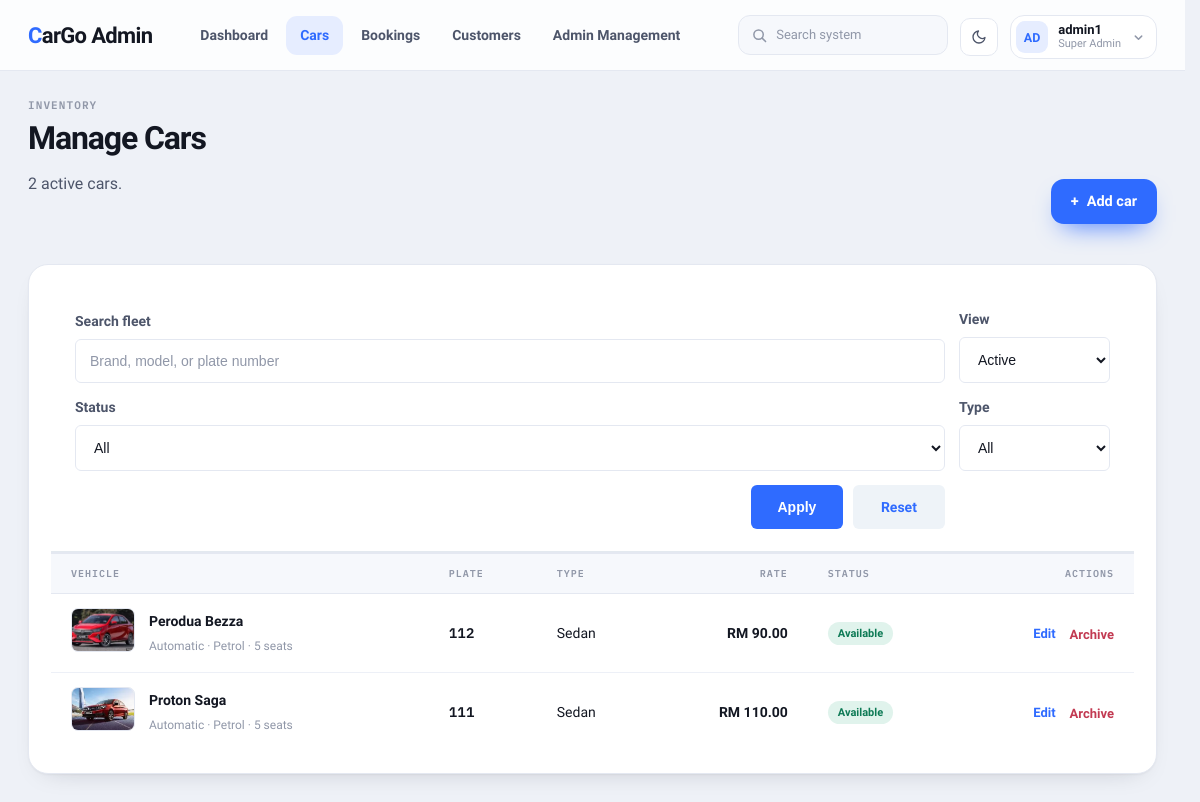
The app's page /admin/manage_cars.php (signed in) with its own data.
### tables this page shows
CREATE TABLE IF NOT EXISTS `cars` (
  `id` int(11) NOT NULL AUTO_INCREMENT,
  `admin_id` int(11) DEFAULT NULL,
  `brand` varchar(100) NOT NULL,
  `model` varchar(100) NOT NULL,
  `plate_number` varchar(30) NOT NULL,
  `car_type` enum('Compact','Sedan','SUV','MPV','Luxury','Sports','Hatchback','Truck') NOT NULL,
  `transmission` enum('Automatic','Manual') NOT NULL,
  `fuel_type` enum('Petrol','Diesel','Hybrid','Electric') NOT NULL,
  `seats` int(11) NOT NULL,
  `daily_rate` decimal(10,2) NOT NULL,
  `image` varchar(255) DEFAULT NULL,
  `status` enum('available','unavailable','maintenance') NOT NULL DEFAULT 'available',
  `created_at` datetime DEFAULT current_timestamp(),
  `archived_at` datetime DEFAULT NULL,
  PRIMARY KEY (`id`),
  UNIQUE KEY `plate_number` (`plate_number`),
  KEY `idx_cars_admin` (`admin_id`),
  KEY `idx_cars_type` (`car_type`),
  KEY `idx_cars_status` (`status`),
  CONSTRAINT `fk_car_admin` FOREIGN KEY (`admin_id`) REFERENCES `admins` (`id`) ON DELETE SET NULL ON UPDATE CASCADE
);

### util/car_image.php (called while the page is built, shortened)
<?php
function carImageDerivativePath(string $imagePath, ?int $width, string $extension): string
{
    $directory = dirname($imagePath);
    $baseName = pathinfo($imagePath, PATHINFO_FILENAME);
    if ($width !== null) {
        return $directory . '/' . $width . '/' . $baseName . '.' . $extension;
    }
    return $directory . '/' . $baseName . '.' . $extension;
}

### admin/manage_cars.php (the view, shortened to what this page needs)
<?php
require_once __DIR__ . '/../util/car_image.php';
require_once __DIR__ . '/../util/car_display.php';
require_once __DIR__ . '/includes/filter_bar.php';
function h($value): string
{
    return htmlspecialchars((string) $value, ENT_QUOTES, 'UTF-8');
}
function carPageUrl(array $state, array $overrides = []): string
{
    $params = array_merge($state, $overrides);
    $params = array_filter(
        $params,
        static fn($value) => $value !== null && $value !== '' && $value !== 'all'
    );
    return $params ? 'manage_cars.php?' . http_build_query($params) : 'manage_cars.php';
}
$search = trim($_GET['q'] ?? '');
$statusFilter = trim($_GET['status_filter'] ?? 'all');
$typeFilter = trim($_GET['type'] ?? 'all');
$view = ($_GET['view'] ?? 'active') === 'archived' ? 'archived' : 'active';
$page = max(1, (int) ($_GET['page'] ?? 1));
$perPage = 10;
$totalCars = 0;
$listState = [
    'q' => $search,
    'status_filter' => $statusFilter,
    'type' => $typeFilter,
    'view' => $view === 'archived' ? 'archived' : null,
    'page' => $page > 1 ? $page : null,
];
$error = '';
$cars = [];
try {
    $conn = getDbConnection();
    $where = [$view === 'archived' ? 'archived_at IS NOT NULL' : 'archived_at IS NULL'];
    $params = [];
    $types = '';
    $whereSql = 'WHERE ' . implode(' AND ', $where);
    $countStmt = $conn->prepare("SELECT COUNT(*) AS total FROM cars $whereSql");
    $countStmt->execute();
    $totalCars = (int) (($countStmt->get_result()->fetch_assoc())['total'] ?? 0);
    $totalPages = max(1, (int) ceil($totalCars / $perPage));
    $page = min($page, $totalPages);
    $listState['page'] = $page > 1 ? $page : null;
    $offset = ($page - 1) * $perPage;
    $listStmt = $conn->prepare(
        "SELECT id, brand, model, plate_number, car_type, transmission, fuel_type, seats, daily_rate, image, status, archived_at
         FROM cars
         $whereSql
         ORDER BY created_at DESC, id DESC
         LIMIT ? OFFSET ?"
    );
    $listParams = array_merge($params, [$perPage, $offset]);
    $listStmt->bind_param($types . 'ii', ...$listParams);
    $listStmt->execute();
    $cars = $listStmt->get_result()->fetch_all(MYSQLI_ASSOC);
} catch (mysqli_sql_exception $e) {
    if ($error === '') {
        $error = 'Could not load cars. Please check the database connection.';
    }
}
?>
<?php
include '../includes/layout_top.php';
include 'header.php';
?>
<main class="dc-main">
    <header class="adm-head">
        <div>
            <div class="dc-mono-subtitle small" style="margin-bottom:8px">Inventory</div>
            <h1 class="dc-h1" style="font-size:32px;">Manage Cars</h1>
            <p class="dc-p" style="margin-top:8px;">
                <?php echo h($totalCars); ?> <?php echo $view === 'archived' ? 'archived' : 'active'; ?>
                <?php echo $totalCars === 1 ? 'car' : 'cars'; ?>.
            </p>
        </div>
        <a class="dc-btn-primary adm-add-btn" href="<?php echo h(carPageUrl($listState, ['add' => 1, 'edit' => null])); ?>">
            <span aria-hidden="true">+</span> Add car
        </a>
    </header>
    <div class="dc-card adm-list-card">
        <div class="adm-filter-wrap">
        </div>
        <?php if (count($cars) === 0): ?>
            <div class="adm-empty">
                <p class="dc-p" style="margin-bottom:4px; font-weight:650; color:var(--ink);">
                    <?php echo $view === 'archived' ? 'No archived cars.' : 'No cars match these filters.'; ?>
                </p>
                <p class="dc-p" style="font-size:14px;">
                    <?php if ($search !== '' || $statusFilter !== 'all' || $typeFilter !== 'all'): ?>
                        <a class="adm-link" href="manage_cars.php">Clear the filters</a> to see the whole fleet.
                    <?php elseif ($view !== 'archived'): ?>
                        Use <strong>Add car</strong> to put the first vehicle on the road.
                    <?php endif; ?>
                </p>
            </div>
        <?php else: ?>
            <div class="adm-tbl-scroll">
                <table class="adm-tbl">
                    <thead>
                        <tr>
                            <th>Vehicle</th>
                            <th>Plate</th>
                            <th>Type</th>
                            <th style="text-align:right;">Rate</th>
                            <th>Status</th>
                            <th style="text-align:right;">Actions</th>
                        </tr>
                    </thead>
                    <tbody>
                        <?php foreach ($cars as $car): ?>
                            <tr>
                                <td>
                                    <div class="mc-vehicle">
                                        <?php echo carImageTag(
                                            $car['image'],
                                            '',
                                            '64px',
                                            ['loading' => 'lazy', 'class' => 'mc-thumb']
                                        ); ?>
                                        <div style="min-width:0;">
                                            <strong class="mc-vehicle-name"><?php echo h($car['brand'] . ' ' . $car['model']); ?></strong>
                                            <div class="mc-vehicle-spec"><?php echo h($car['transmission'] . ' · ' . $car['fuel_type'] . ' · ' . $car['seats'] . ' seats'); ?></div>
                                        </div>
                                    </div>
                                </td>
                                <td class="mc-plate"><?php echo h($car['plate_number']); ?></td>
                                <td class="adm-muted"><?php echo h($car['car_type']); ?></td>
                                <td class="mc-rate">RM <?php echo h(number_format((float) $car['daily_rate'], 2)); ?></td>
                                <td>
                                    <span class="dc-badge status-<?php echo h(strtolower($car['status'])); ?>"><?php echo h(ucfirst($car['status'])); ?></span>
                                </td>
                                <td>
                                    <div class="adm-actions">
                                        <?php if ($view === 'archived'): ?>
                                            <form method="post" action="<?php echo h(carPageUrl($listState)); ?>" style="display:inline;">
                                                <?php echo csrfInput(); ?>
                                                <input type="hidden" name="form_action" value="restore_car">
                                                <input type="hidden" name="car_id" value="<?php echo h($car['id']); ?>">
                                                <button type="submit" class="adm-action">Restore</button>
                                            </form>
                                        <?php else: ?>
                                            <a class="adm-action" href="<?php echo h(carPageUrl($listState, ['edit' => $car['id'], 'add' => null])); ?>">Edit</a>
                                            <form method="post" action="<?php echo h(carPageUrl($listState)); ?>" onsubmit="return confirm('Archive this car? It moves to the Archived view and can be restored.');" style="display:inline;">
                                                <button type="submit" class="adm-action is-danger">Archive</button>
                                            </form>
                                        <?php endif; ?>
                                    </div>
                                </td>
                            </tr>
                        <?php endforeach; ?>
                    </tbody>
                </table>
            </div>
        <?php endif; ?>
    </div>
</main>
<?php include '../includes/layout_bottom.php'; ?>

### util/car_display.php (shortened to what this page needs)
<?php
require_once __DIR__ . '/car_image.php';
function carImageUrl(?string $imagePath, string $fallbackUrl): string
{
    $imagePath = trim((string) $imagePath);
    return carImageRelativeUrl($imagePath);
}
function carImageRelativeUrl(string $imagePath): string
{
    return '../' . ltrim($imagePath, '/');
}
function carImagePlaceholderUrl(): string
{
    return carImageRelativeUrl(CAR_IMAGE_PLACEHOLDER);
}
function carImageTag(?string $imagePath, string $alt, string $sizes, array $opts = []): string
{
    $imagePath = trim((string) $imagePath);
    $loadingAttr = $opts['loading'] ?? 'lazy';
    $fetchPriority = $opts['fetchpriority'] ?? null;
    $width = isset($opts['width']) ? (int) $opts['width'] : null;
    $height = isset($opts['height']) ? (int) $opts['height'] : null;
    $class = $opts['class'] ?? null;
    $style = $opts['style'] ?? null;
    $src = carImageUrl($imagePath, carImagePlaceholderUrl());
    $isLocalCarImage = $imagePath !== '' && !preg_match('/^https?:\/\//', $imagePath);
    $webpSrcset = [];
    $jpegSrcset = [];
    if ($isLocalCarImage) {
        try {
            foreach (CAR_IMAGE_DERIVATIVE_WIDTHS as $derivativeWidth) {
                $jpegPath = carImageDerivativePath($imagePath, $derivativeWidth, 'jpg');
                $webpPath = carImageDerivativePath($imagePath, $derivativeWidth, 'webp');
            }
            $fullWebpPath = carImageDerivativePath($imagePath, null, 'webp');
            if (carImageDerivativeExists($fullWebpPath)) {
                $webpSrcset[] = carImageRelativeUrl($fullWebpPath) . ' ' . CAR_IMAGE_MAX_DIMENSION . 'w';
            }
        } catch (InvalidArgumentException $e) {
            $webpSrcset = [];
            $jpegSrcset = [];
        }
    }
    $imgTag = carImageImgTag($src, $alt, $loadingAttr, $fetchPriority, $width, $height, $class, $style);
    $sources = '';
    if ($webpSrcset !== []) {
        $sources .= '<source type="image/webp" srcset="' . carImageEscape(implode(', ', $webpSrcset))
            . '" sizes="' . carImageEscape($sizes) . '">';
    }
    return '<picture>' . $sources . $imgTag . '</picture>';
}
function carImageImgTag(
    string $src,
    string $alt,
    string $loadingAttr,
    ?string $fetchPriority,
    ?int $width,
    ?int $height,
    ?string $class,
    ?string $style = null
): string {
    $html = '<img src="' . carImageEscape($src) . '" alt="' . carImageEscape($alt) . '"';
    if ($class !== null) {
        $html .= ' class="' . carImageEscape($class) . '"';
    }
    $html .= ' loading="' . carImageEscape($loadingAttr) . '" decoding="async"';
    return $html . '>';
}
function carImageDerivativeExists(string $relativePath): bool
{
    $diskPath = dirname(__DIR__) . DIRECTORY_SEPARATOR . str_replace('/', DIRECTORY_SEPARATOR, $relativePath);
    return is_file($diskPath);
}
function carImageEscape(string $value): string
{
    return htmlspecialchars($value, ENT_QUOTES, 'UTF-8');
}

### css/style.css (style rules this page uses)
:root { --primary-color: #f9c74f; --primary-color-hover: #f4b932; --primary-color-dark: #b58517; --primary-bg: #fff4d2; --primary-bg-light: #fff9e8; --secondary-color: #1f6fd1; --secondary-color-hover: #1656a8; --secondary-bg: #e8edf3; --text-color: #1d2733; --text-color-strong: #17212b; --text-muted: #546070; --border-color: #e2e8f0; --border-color-dark: #d8e0e8; --background-color: #edf2f7; --background-alt: #f8fafc; --surface-color: #ffffff; --success-color: #176b3a; --success-bg: #e7f7ee; --danger-color: #9f1d1d; --danger-color-strong: #b42318; --danger-color-hover: #8f1d14; --danger-bg: #ffe8e8; --dashboard-max-width: 1180px; --dashboard-page-padding: 28px; --dashboard-mobile-padding: 20px; }
* { box-sizing: border-box; margin: 0; padding: 0; }
html { scrollbar-gutter: stable; }
body { width: 100%; min-height: 100vh; overflow-y: scroll; font-family: 'Inter', -apple-system, BlinkMacSystemFont, "Segoe UI", Roboto, Helvetica, Arial, sans-serif; color: var(--text-color); background-color: var(--background-color); line-height: 1.5; -webkit-font-smoothing: antialiased; -moz-osx-font-smoothing: grayscale; }
form { display: flex; flex-direction: column; }
button { margin-top: 4px; padding: 14px; border: none; border-radius: 6px; background: var(--primary-color); color: var(--text-color-strong); font-size: 16px; font-weight: bold; cursor: pointer; }

### css/template.css (style rules this page uses)
:root { --accent: #2f6bff; --r: 20px; --cardpad: 32px; }
* { box-sizing: border-box; }
html, body { margin: 0; }
body { background: #eef1f7; font-family: 'Plus Jakarta Sans', system-ui, -apple-system, sans-serif; color: #131722; min-height: 100vh; -webkit-font-smoothing: antialiased; }
a { text-decoration: none; color: inherit; }
.dc-main { max-width: 1240px; margin: 0 auto; padding: 26px 28px 60px; display: flex; flex-direction: column; gap: 18px; }
.dc-card { background: #ffffff; border: 1px solid #e4e8f1; border-radius: var(--r); padding: 22px; display: flex; flex-direction: column; box-shadow: 0 1px 2px rgba(19, 23, 34, 0.04); }
.dc-mono-subtitle { font-family: 'IBM Plex Mono', monospace; font-size: 12px; font-weight: 600; letter-spacing: 0.14em; text-transform: uppercase; color: var(--accent); margin-bottom: 18px; }
.dc-mono-subtitle.small { font-size: 11px; letter-spacing: 0.1em; color: #9097a8; margin-bottom: 0; }
.dc-h1 { margin: 0 0 16px; font-size: clamp(34px, 4vw, 46px); line-height: 1.04; font-weight: 800; letter-spacing: -0.035em; }
.dc-p { margin: 0 0 28px; font-size: 16px; line-height: 1.6; color: #5b6273; text-wrap: pretty; }
.dc-btn-primary { background: var(--accent); color: #fff; border: none; padding: 14px 24px; border-radius: 13px; font-family: inherit; font-weight: 700; font-size: 14.5px; cursor: pointer; box-shadow: 0 12px 26px -12px var(--accent); transition: filter 0.2s ease; display: inline-flex; align-items: center; justify-content: center; }

### css/admin.css (style rules this page uses)
table { width: 100%; border-collapse: collapse; }
th, td { padding: 15px 18px; border-top: 1px solid #e3e9ef; text-align: left; vertical-align: top; font-size: 14px; }
th { color: #697887; font-size: 12px; text-transform: uppercase; }
td strong { display: block; margin-bottom: 5px; color: #17212b; }
td span { color: #697887; font-size: 13px; }

### records on screen
cars: shows a picture, brand+model "Perodua Bezza", transmission+fuel_type+seats "Automatic · Petrol · 5 seats", plate_number "112", car_type "Sedan", daily_rate "90.00", status "Available"
cars: shows a picture, brand+model "Proton Saga", transmission+fuel_type+seats "Automatic · Petrol · 5 seats", plate_number "111", car_type "Sedan", daily_rate "110.00", status "Available"

### other values on screen
$avatarLetters "AD"
$adminDisplayName "admin1"
$totalCars "2"
adminFilterBarEscape($search['label'] ?? 'Search') "Search fleet"
adminFilterBarEscape($label) "View"
adminFilterBarEscape($label) "Status"
adminFilterBarEscape($label) "Type"
adminFilterBarEscape($submitLabel) "Apply"
adminFilterBarEscape($clearLabel) "Reset"
form field view "Active"
form field status_filter "All"
form field type "All"
